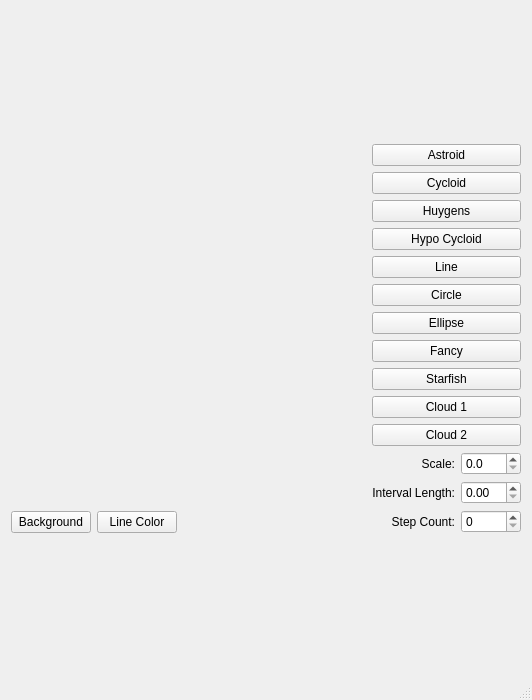
<?xml version="1.0" encoding="UTF-8"?>
<ui version="4.0">
 <class>MainWindow</class>
 <widget class="QMainWindow" name="MainWindow">
  <property name="geometry">
   <rect>
    <x>0</x>
    <y>0</y>
    <width>532</width>
    <height>700</height>
   </rect>
  </property>
  <property name="windowTitle">
   <string>MainWindow</string>
  </property>
  <widget class="QWidget" name="centralWidget">
   <layout class="QGridLayout" name="gridLayout">
    <item row="0" column="0">
     <layout class="QVBoxLayout" name="verticalLayout_2">
      <item>
       <widget class="RenderArea" name="renderArea" native="true"/>
      </item>
      <item>
       <layout class="QHBoxLayout" name="horizontalLayout_4">
        <item>
         <widget class="QPushButton" name="buttonBackground">
          <property name="text">
           <string>Background</string>
          </property>
         </widget>
        </item>
        <item>
         <widget class="QPushButton" name="buttonLineColor">
          <property name="text">
           <string>Line Color</string>
          </property>
         </widget>
        </item>
        <item>
         <spacer name="horizontalSpacer">
          <property name="orientation">
           <enum>Qt::Horizontal</enum>
          </property>
          <property name="sizeHint" stdset="0">
           <size>
            <width>98</width>
            <height>20</height>
           </size>
          </property>
         </spacer>
        </item>
       </layout>
      </item>
     </layout>
    </item>
    <item row="0" column="1">
     <layout class="QVBoxLayout" name="verticalLayout">
      <item>
       <widget class="QPushButton" name="buttonAstroid">
        <property name="text">
         <string>Astroid</string>
        </property>
       </widget>
      </item>
      <item>
       <widget class="QPushButton" name="buttonCycloid">
        <property name="text">
         <string>Cycloid</string>
        </property>
       </widget>
      </item>
      <item>
       <widget class="QPushButton" name="buttonHuygens">
        <property name="text">
         <string>Huygens</string>
        </property>
       </widget>
      </item>
      <item>
       <widget class="QPushButton" name="buttonHypo">
        <property name="text">
         <string>Hypo Cycloid</string>
        </property>
       </widget>
      </item>
      <item>
       <widget class="QPushButton" name="buttonLine">
        <property name="text">
         <string>Line</string>
        </property>
       </widget>
      </item>
      <item>
       <widget class="QPushButton" name="buttonCircle">
        <property name="text">
         <string>Circle</string>
        </property>
       </widget>
      </item>
      <item>
       <widget class="QPushButton" name="buttonEllipse">
        <property name="text">
         <string>Ellipse</string>
        </property>
       </widget>
      </item>
      <item>
       <widget class="QPushButton" name="buttonFancy">
        <property name="text">
         <string>Fancy</string>
        </property>
       </widget>
      </item>
      <item>
       <widget class="QPushButton" name="buttonStarfish">
        <property name="text">
         <string>Starfish</string>
        </property>
       </widget>
      </item>
      <item>
       <widget class="QPushButton" name="buttonCloud">
        <property name="text">
         <string>Cloud 1</string>
        </property>
       </widget>
      </item>
      <item>
       <widget class="QPushButton" name="buttonCloud2">
        <property name="text">
         <string>Cloud 2</string>
        </property>
       </widget>
      </item>
      <item>
       <layout class="QHBoxLayout" name="horizontalLayout">
        <item>
         <widget class="QLabel" name="label">
          <property name="text">
           <string>Scale:</string>
          </property>
          <property name="alignment">
           <set>Qt::AlignRight|Qt::AlignTrailing|Qt::AlignVCenter</set>
          </property>
         </widget>
        </item>
        <item>
         <widget class="QDoubleSpinBox" name="spinScale">
          <property name="maximumSize">
           <size>
            <width>60</width>
            <height>16777215</height>
           </size>
          </property>
          <property name="decimals">
           <number>1</number>
          </property>
          <property name="maximum">
           <double>200.000000000000000</double>
          </property>
          <property name="singleStep">
           <double>0.100000000000000</double>
          </property>
         </widget>
        </item>
       </layout>
      </item>
      <item>
       <layout class="QHBoxLayout" name="horizontalLayout_2">
        <item>
         <widget class="QLabel" name="label_2">
          <property name="text">
           <string>Interval Length:</string>
          </property>
          <property name="alignment">
           <set>Qt::AlignRight|Qt::AlignTrailing|Qt::AlignVCenter</set>
          </property>
         </widget>
        </item>
        <item>
         <widget class="QDoubleSpinBox" name="spinInterval">
          <property name="maximumSize">
           <size>
            <width>60</width>
            <height>16777215</height>
           </size>
          </property>
          <property name="maximum">
           <double>100.000000000000000</double>
          </property>
          <property name="singleStep">
           <double>0.100000000000000</double>
          </property>
         </widget>
        </item>
       </layout>
      </item>
      <item>
       <layout class="QHBoxLayout" name="horizontalLayout_3">
        <item>
         <widget class="QLabel" name="label_3">
          <property name="text">
           <string>Step Count:</string>
          </property>
          <property name="alignment">
           <set>Qt::AlignRight|Qt::AlignTrailing|Qt::AlignVCenter</set>
          </property>
         </widget>
        </item>
        <item>
         <widget class="QSpinBox" name="spinCount">
          <property name="maximumSize">
           <size>
            <width>60</width>
            <height>16777215</height>
           </size>
          </property>
          <property name="maximum">
           <number>512</number>
          </property>
          <property name="singleStep">
           <number>1</number>
          </property>
         </widget>
        </item>
       </layout>
      </item>
     </layout>
    </item>
   </layout>
  </widget>
  <widget class="QStatusBar" name="statusBar"/>
 </widget>
 <layoutdefault spacing="6" margin="11"/>
 <customwidgets>
  <customwidget>
   <class>RenderArea</class>
   <extends>QWidget</extends>
   <header>renderarea.h</header>
   <container>1</container>
  </customwidget>
 </customwidgets>
 <resources/>
 <connections/>
</ui>
